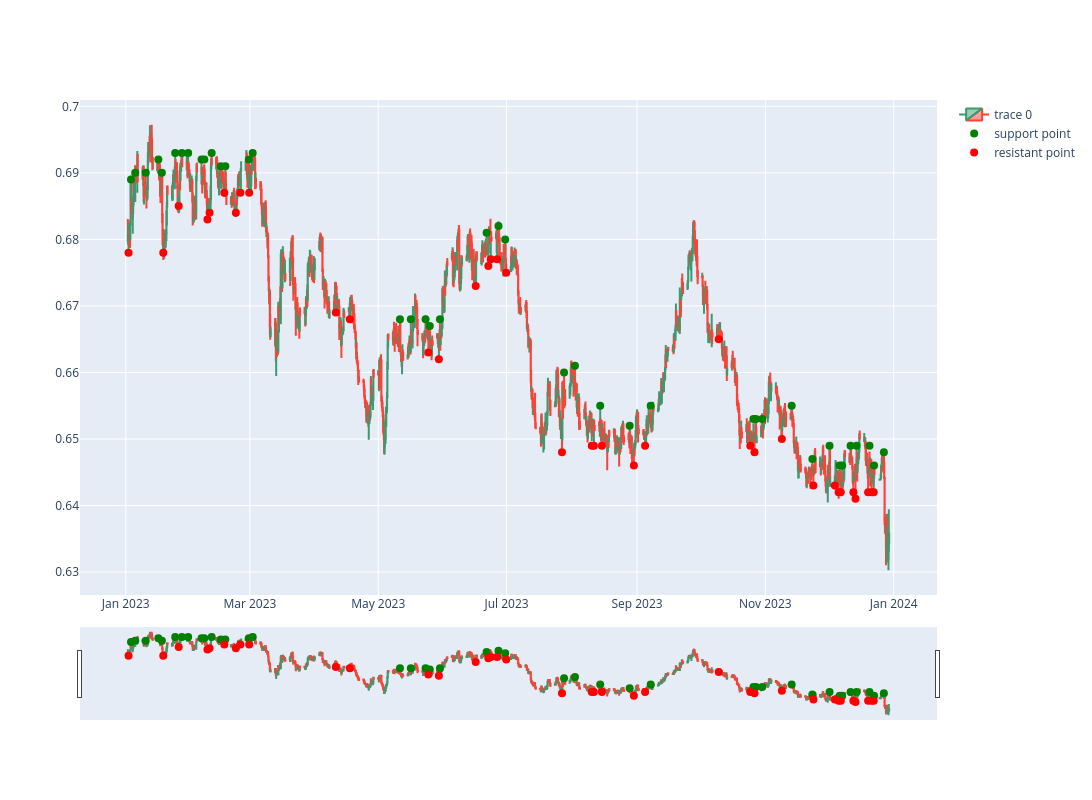

The code cell stored with this chart in its notebook:
### Code cell
start_date_chart = '2023-1-1 00:00'
end_date_chart = '2023-12-30 00:00'
dfpl = df_h4.loc[start_date_chart : end_date_chart]#.set_index("Gmt time")

# Create a plot with 2 rows
fig = make_subplots(rows=1, cols=1)

# Add candlestick plot on the first row
fig.add_trace(go.Candlestick(x=dfpl.index,
                             open=dfpl['Open'],
                             high=dfpl['High'],
                             low=dfpl['Low'],
                             close=dfpl['Close']),
              row=1, col=1)

#Add markers for trade entry points on the same subplot
fig.add_trace(go.Scatter(x=dfpl.index, y=dfpl['support_point'], mode="markers",
                         marker=dict(size=8, color="green"),
                         name="support point"),
              row=1, col=1)

#Add markers for trade entry points on the same subplot
fig.add_trace(go.Scatter(x=dfpl.index, y=dfpl['resistant_point'], mode="markers",
                         marker=dict(size=8, color="red"),
                         name="resistant point"),
              row=1, col=1)

fig.update_layout(width=1200, height=800, sliders=[])
fig.show()

### Figure 1 — Plotly figure (JSON) as saved in the notebook; plotly's stock layout.template omitted (floating-point values rounded to 4 significant figures; data arrays with more than 128 entries replaced by an {"elided": "..."} marker saying what was removed)
{"data": [{"close": {"elided": "1557 float values"}, "high": {"elided": "1557 float values"}, "low": {"elided": "1557 float values"}, "open": {"elided": "1557 float values"}, "type": "candlestick", "x": {"elided": "1557 str values"}, "xaxis": "x", "yaxis": "y"}, {"marker": {"color": "green", "size": 8}, "mode": "markers", "name": "support point", "type": "scatter", "x": {"elided": "1557 str values"}, "xaxis": "x", "y": {"elided": "1557 float values"}, "yaxis": "y"}, {"marker": {"color": "red", "size": 8}, "mode": "markers", "name": "resistant point", "type": "scatter", "x": {"elided": "1557 str values"}, "xaxis": "x", "y": {"elided": "1557 float values"}, "yaxis": "y"}], "layout": {"height": 800, "width": 1200, "xaxis": {"anchor": "y", "domain": [0, 1]}, "yaxis": {"anchor": "x", "domain": [0, 1]}}}
